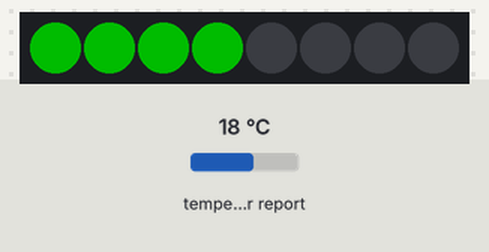
Simulated run of this program. Board: CircuitPython board. On the bench: 8 RGB LEDs in strip order, left to right. The inputs (shaded band) are chosen by the test bench; at power-on: temperature in the web weather report 18 °C. Dim RGB values are drawn brighter than linear; requests to the public web service named in the program get a made-up reply in its usual format after 0.4 s (London, UTC, broken clouds, 64 % humidity, 1013 hPa unless stated); what the program prints to the serial console is not drawn.

Above: at 3.0 s.
At 8.2 s:
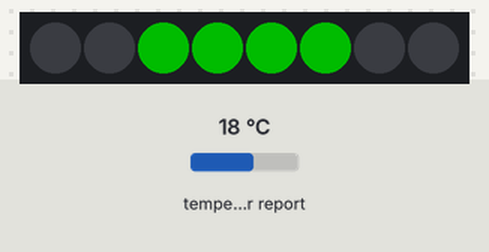
At 13.4 s:
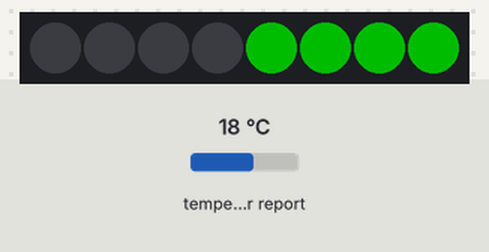
Timing chart, 0 to 40.0 s (numbered marks = the images above):
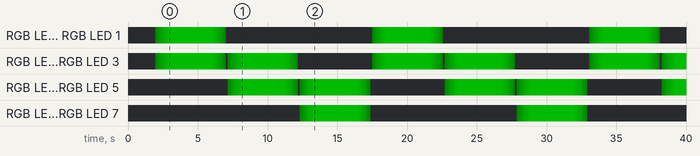

The program:

5_previsioniLed.py
```python
import wifi
import socketpool
import ssl
import adafruit_requests
import time
import board
import neopixel

# --- LED ---
NUM_LED = 8
pixels = neopixel.NeoPixel(board.D9, NUM_LED, brightness=0.3, auto_write=True)
pixels.fill((0, 0, 0))

# --- WiFi ---
ssid = "Ospiti-88"
password = "Ospiti-88"

print("Connessione WiFi...")
wifi.radio.connect(ssid, password)
print("Connesso")

# --- HTTP ---
pool = socketpool.SocketPool(wifi.radio)
requests = adafruit_requests.Session(pool, ssl.create_default_context())

url = "https://api.open-meteo.com/v1/forecast?latitude=43.9636&longitude=12.5567&daily=weathercode&timezone=Europe/Rome"

print("Scarico previsioni...")
r = requests.get(url)
dati = r.json()
r.close()

weather = dati["daily"]["weathercode"]

# --- funzione colore stile anni 80 ---
def colore_meteo(codice):
    if codice == 0:
        return (255, 255, 0)      # sole
    if codice in (1, 2, 3):
        return (0, 255, 0)        # nuvoloso
    if codice in (61, 63, 65):
        return (0, 0, 255)        # pioggia
    if codice in (71, 73, 75):
        return (255, 255, 255)    # neve
    if codice in (45, 48):
        return (120, 120, 120)    # nebbia
    return (150, 0, 150)          # altro

# --- dissolvenza morbida ---
def fade(led_list, colore, accendi):
    passi = 20
    for i in range(passi + 1):
        if accendi:
            fattore = i / passi
        else:
            fattore = (passi - i) / passi

        for led in led_list:
            pixels[led] = (
                int(colore[0] * fattore),
                int(colore[1] * fattore),
                int(colore[2] * fattore)
            )
        time.sleep(0.05)

# --- gruppi LED ---
oggi_led = [0, 1, 2, 3]
domani_led = [2, 3, 4, 5]
dopodomani_led = [4, 5, 6, 7]

oggi_col = colore_meteo(weather[0])
domani_col = colore_meteo(weather[1])
dopodomani_col = colore_meteo(weather[2])

# --- ciclo infinito ---
while True:

    fade(oggi_led, oggi_col, True)
    time.sleep(3)
    fade(oggi_led, oggi_col, False)

    fade(domani_led, domani_col, True)
    time.sleep(3)
    fade(domani_led, domani_col, False)

    fade(dopodomani_led, dopodomani_col, True)
    time.sleep(3)
    fade(dopodomani_led, dopodomani_col, False)
```

Measured:
- by itself, everything shown: repeats every 15.6 s, in 120 steps
